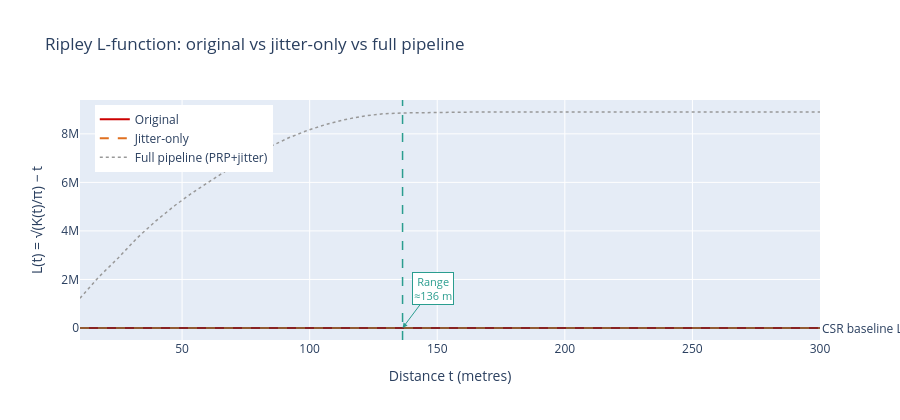

Notebook code for this chart:
### Markdown cell above
## Part 1 — Ripley's K and the L-function

Ripley's K(t) counts the expected number of additional points within
distance t of a randomly chosen point, normalised by overall density:

$$K(t) = \frac{|A|}{n^2} \sum_{i \neq j} \mathbf{1}[d_{ij} < t]$$

For a completely random (Poisson) process, K(t) = πt². Clustering produces
K(t) > πt²; inhibition produces K(t) < πt².

The **L-function** linearises and centres K:

$$L(t) = \sqrt{\frac{K(t)}{\pi}} - t$$

L(t) = 0 indicates complete spatial randomness; L(t) > 0 indicates clustering
at scale t. This makes the cholera outbreak's clustering visible and measurable
before and after jitter displacement.

### Code cell
# Distance scales to evaluate (metres)
support = np.linspace(10, 300, 40)

if RECOMPUTE:
    with warnings.catch_warnings():
        warnings.simplefilter('ignore')
        k_orig = k_test(xy_orig, keep_simulations=False, support=support)
        k_jit  = k_test(xy_jit,  keep_simulations=False, support=support)
        k_full = k_test(xy_full, keep_simulations=False, support=support)
    L_orig = np.sqrt(k_orig.statistic / np.pi) - support
    L_jit  = np.sqrt(k_jit.statistic  / np.pi) - support
    L_full = np.sqrt(k_full.statistic  / np.pi) - support
    np.savez('data/nb12_L_curves.npz',
             L_orig=L_orig, L_jit=L_jit, L_full=L_full, support=support)
else:
    _d = np.load('data/nb12_L_curves.npz')
    L_orig, L_jit, L_full = _d['L_orig'], _d['L_jit'], _d['L_full']
    support = _d['support']

# L-function: L(t) = sqrt(K(t)/pi) - t
fig = go.Figure()
fig.add_scatter(x=support, y=L_orig, name='Original',    line=dict(color='#cc0000', width=2))
fig.add_scatter(x=support, y=L_jit,  name='Jitter-only', line=dict(color='#e07020', width=2, dash='dash'))
fig.add_scatter(x=support, y=L_full, name='Full pipeline (PRP+jitter)', line=dict(color='#999999', width=1.5, dash='dot'))
fig.add_hline(y=0, line_dash='solid', line_color='#444444', line_width=1,
              annotation_text='CSR baseline L=0', annotation_position='right')

# Mark the Range: first point where the slope of L_orig drops below
# 10 % of its peak slope (the elbow where clustering plateaus).
dL_orig = np.gradient(L_orig, support)
range_candidates = np.where(dL_orig < dL_orig.max() * 0.10)[0]
range_d = float(support[range_candidates[0]]) if len(range_candidates) else float(support[len(support)//2])
range_y = float(L_orig[np.searchsorted(support, range_d)])
fig.add_vline(x=range_d, line_dash='dash', line_color='#2a9d8f', line_width=1.5)
fig.add_annotation(
    x=range_d, y=range_y,
    text=f'Range<br>≈{range_d:.0f} m',
    showarrow=True, arrowhead=2, arrowcolor='#2a9d8f',
    ax=30, ay=-40,
    font=dict(size=11, color='#2a9d8f'),
    bgcolor='white', bordercolor='#2a9d8f', borderwidth=1
)
fig.update_layout(
    title='Ripley L-function: original vs jitter-only vs full pipeline',
    xaxis_title='Distance t (metres)',
    yaxis_title='L(t) = √(K(t)/π) − t',
    height=420, legend=dict(x=0.02, y=0.98)
)
fig.show()

### Figure 1 — Plotly figure (JSON) as saved in the notebook; plotly's stock layout.template omitted (floating-point values rounded to 4 significant figures)
{"data": [{"line": {"color": "#cc0000", "width": 2}, "name": "Original", "type": "scatter", "x": [10.0, 17.44, 24.87, 32.31, 39.74, 47.18, 54.62, 62.05, 69.49, 76.92, 84.36, 91.79, 99.23, 106.7, 114.1, 121.5, 129.0, 136.4, 143.8, 151.3, 158.7, 166.2, 173.6, 181.0, 188.5, 195.9, 203.3, 210.8, 218.2, 225.6, 233.1, 240.5, 247.9, 255.4, 262.8, 270.3, 277.7, 285.1, 292.6, 300.0], "y": [2.701, 12.93, 16.0, 17.29, 18.16, 19.6, 20.53, 22.88, 25.99, 27.62, 29.47, 31.86, 33.42, 35.5, 37.37, 38.28, 39.5, 40.66, 40.65, 41.27, 41.54, 41.82, 41.96, 42.09, 42.33, 41.82, 41.58, 41.03, 39.87, 39.07, 38.71, 37.98, 37.03, 36.13, 34.77, 32.66, 30.69, 28.57, 26.7, 24.64]}, {"line": {"color": "#e07020", "dash": "dash", "width": 2}, "name": "Jitter-only", "type": "scatter", "x": [10.0, 17.44, 24.87, 32.31, 39.74, 47.18, 54.62, 62.05, 69.49, 76.92, 84.36, 91.79, 99.23, 106.7, 114.1, 121.5, 129.0, 136.4, 143.8, 151.3, 158.7, 166.2, 173.6, 181.0, 188.5, 195.9, 203.3, 210.8, 218.2, 225.6, 233.1, 240.5, 247.9, 255.4, 262.8, 270.3, 277.7, 285.1, 292.6, 300.0], "y": [4.594, 8.534, 11.95, 15.06, 17.09, 21.99, 24.6, 27.75, 32.35, 34.82, 37.77, 41.0, 43.18, 46.04, 47.4, 49.81, 52.09, 53.42, 55.18, 56.58, 57.94, 59.24, 60.45, 61.08, 62.22, 62.67, 63.25, 63.43, 63.43, 62.95, 63.01, 62.14, 61.31, 60.49, 59.98, 59.28, 57.61, 56.21, 54.76, 52.88]}, {"line": {"color": "#999999", "dash": "dot", "width": 1.5}, "name": "Full pipeline (PRP+jitter)", "type": "scatter", "x": [10.0, 17.44, 24.87, 32.31, 39.74, 47.18, 54.62, 62.05, 69.49, 76.92, 84.36, 91.79, 99.23, 106.7, 114.1, 121.5, 129.0, 136.4, 143.8, 151.3, 158.7, 166.2, 173.6, 181.0, 188.5, 195.9, 203.3, 210.8, 218.2, 225.6, 233.1, 240.5, 247.9, 255.4, 262.8, 270.3, 277.7, 285.1, 292.6, 300.0], "y": [1226000.0, 2109000.0, 2876000.0, 3703000.0, 4413000.0, 5048000.0, 5615000.0, 6140000.0, 6633000.0, 7058000.0, 7468000.0, 7838000.0, 8147000.0, 8399000.0, 8594000.0, 8739000.0, 8830000.0, 8863000.0, 8880000.0, 8891000.0, 8898000.0, 8901000.0, 8901000.0, 8901000.0, 8901000.0, 8901000.0, 8901000.0, 8901000.0, 8901000.0, 8901000.0, 8901000.0, 8901000.0, 8901000.0, 8901000.0, 8901000.0, 8901000.0, 8901000.0, 8901000.0, 8901000.0, 8901000.0]}], "layout": {"annotations": [{"showarrow": false, "text": "CSR baseline L=0", "x": 1, "xanchor": "left", "xref": "x domain", "y": 0, "yanchor": "middle", "yref": "y"}, {"arrowcolor": "#2a9d8f", "arrowhead": 2, "ax": 30, "ay": -40, "bgcolor": "white", "bordercolor": "#2a9d8f", "borderwidth": 1, "font": {"color": "#2a9d8f", "size": 11}, "showarrow": true, "text": "Range<br>≈136 m", "x": 136.4, "y": 40.66}], "height": 420, "legend": {"x": 0.02, "y": 0.98}, "shapes": [{"line": {"color": "#444444", "dash": "solid", "width": 1}, "type": "line", "x0": 0, "x1": 1, "xref": "x domain", "y0": 0, "y1": 0, "yref": "y"}, {"line": {"color": "#2a9d8f", "dash": "dash", "width": 1.5}, "type": "line", "x0": 136.4, "x1": 136.4, "xref": "x", "y0": 0, "y1": 1, "yref": "y domain"}], "title": {"text": "Ripley L-function: original vs jitter-only vs full pipeline"}, "xaxis": {"title": {"text": "Distance t (metres)"}}, "yaxis": {"title": {"text": "L(t) = √(K(t)/π) − t"}}}}
